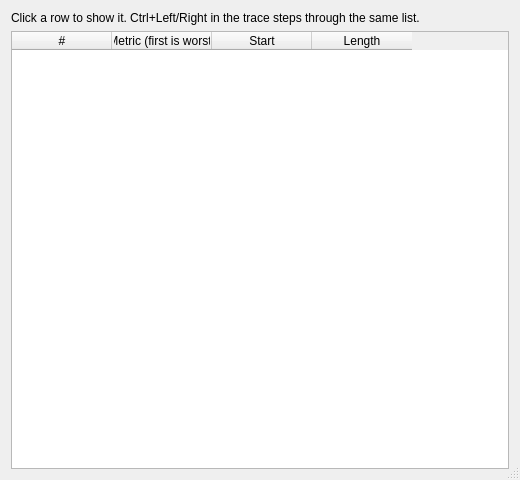
<?xml version="1.0" encoding="UTF-8"?>
<ui version="4.0">
 <class>CandidatesDialog</class>
 <widget class="QDialog" name="CandidatesDialog">
  <property name="geometry">
   <rect>
    <x>0</x>
    <y>0</y>
    <width>520</width>
    <height>480</height>
   </rect>
  </property>
  <property name="windowTitle">
   <string>Found views</string>
  </property>
  <property name="sizeGripEnabled">
   <bool>true</bool>
  </property>
  <layout class="QVBoxLayout" name="verticalLayout">
   <item>
    <widget class="QLabel" name="labelHint">
     <property name="text">
      <string>Click a row to show it. Ctrl+Left/Right in the trace steps through the same list.</string>
     </property>
    </widget>
   </item>
   <item>
    <widget class="QTableWidget" name="tableViews">
     <property name="editTriggers">
      <set>QAbstractItemView::NoEditTriggers</set>
     </property>
     <property name="selectionBehavior">
      <enum>QAbstractItemView::SelectRows</enum>
     </property>
     <attribute name="verticalHeaderVisible">
      <bool>false</bool>
     </attribute>
     <column>
      <property name="text">
       <string>#</string>
      </property>
     </column>
     <column>
      <property name="text">
       <string>Metric (first is worst)</string>
      </property>
     </column>
     <column>
      <property name="text">
       <string>Start</string>
      </property>
     </column>
     <column>
      <property name="text">
       <string>Length</string>
      </property>
     </column>
    </widget>
   </item>
  </layout>
 </widget>
 <resources/>
 <connections/>
</ui>
